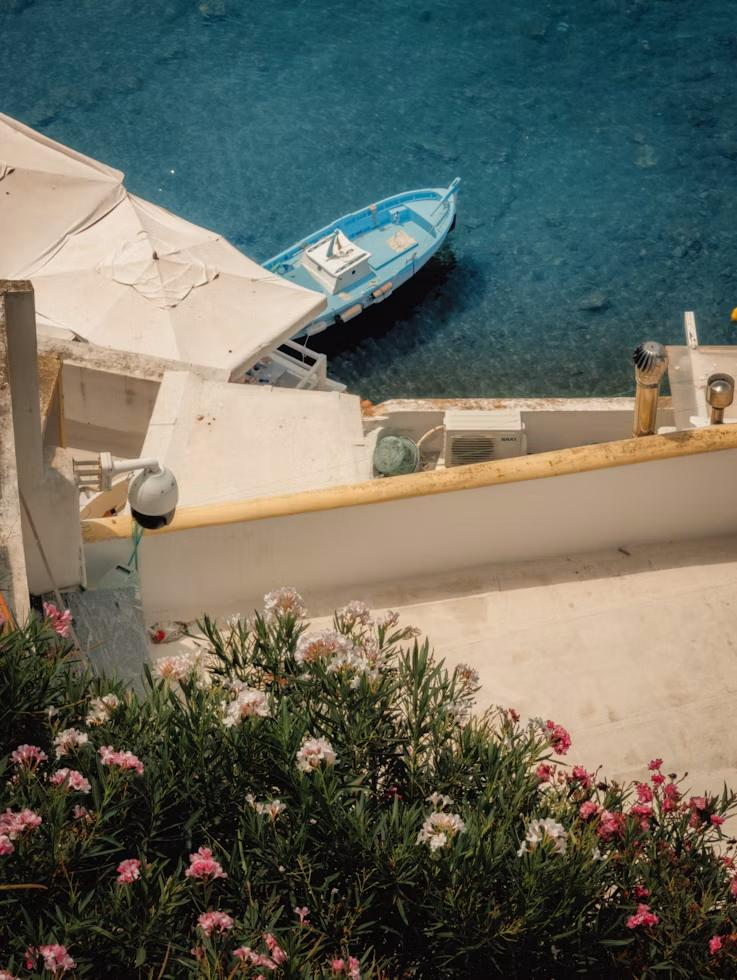
#> input picture img.jpg, 737 x 980 px
$ python resize.py
#> lines starting #> are read from the running program, lines starting #| are printed output that depends on the picture
import cv2

image = cv2.imread("img.jpg")
#> image is the input picture: shape (980, 737, 3); mean B, G, R 94.1, 104.9, 103

if image is None:
    print("Image not found")
else:
  print("image loaded successfully")

  resized_image = cv2.resize(image, (300, 300))
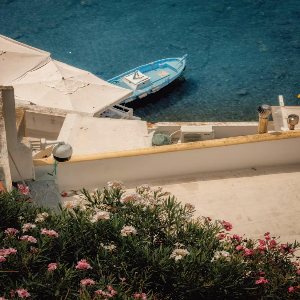
#> resized_image: shape (300, 300, 3); mean B, G, R 94, 104.8, 102.9
  cv2.imshow("original image", image)
  cv2.imshow("resized image", resized_image)
  cv2.imwrite('reaized_output.jpg', resized_image)
  cv2.waitKey(0)
  cv2.destroyAllWindows()
